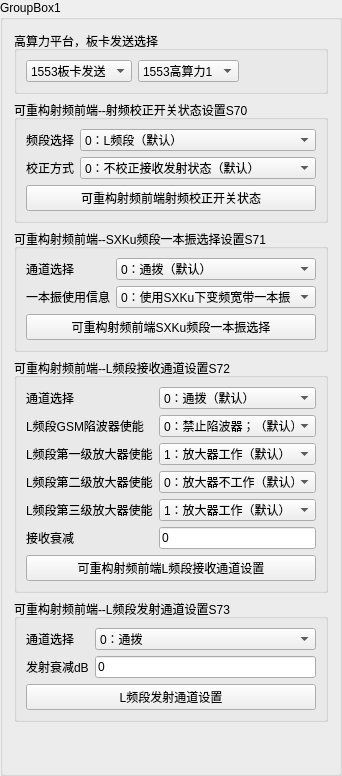
        <widget class="QGroupBox" name="groupBox_6">
         <property name="title">
          <string>GroupBox1</string>
         </property>
         <layout class="QVBoxLayout" name="verticalLayout_20">
          <item>
           <widget class="QGroupBox" name="groupBox_9">
            <property name="title">
             <string>高算力平台，板卡发送选择</string>
            </property>
            <layout class="QHBoxLayout" name="horizontalLayout_2">
             <item>
              <layout class="QHBoxLayout" name="horizontalLayout_3">
               <item>
                <widget class="QComboBox" name="comboBox_bkChoose">
                 <item>
                  <property name="text">
                   <string>1553板卡发送</string>
                  </property>
                 </item>
                 <item>
                  <property name="text">
                   <string>CAN板卡发送</string>
                  </property>
                 </item>
                </widget>
               </item>
               <item>
                <widget class="QComboBox" name="cB_gslChoose_spi">
                 <item>
                  <property name="text">
                   <string>1553高算力1</string>
                  </property>
                 </item>
                 <item>
                  <property name="text">
                   <string>1553高算力2</string>
                  </property>
                 </item>
                </widget>
               </item>
              </layout>
             </item>
             <item>
              <spacer name="horizontalSpacer">
               <property name="orientation">
                <enum>Qt::Horizontal</enum>
               </property>
               <property name="sizeHint" stdset="0">
                <size>
                 <width>40</width>
                 <height>20</height>
                </size>
               </property>
              </spacer>
             </item>
            </layout>
           </widget>
          </item>
          <item>
           <widget class="QGroupBox" name="groupBox_3">
            <property name="title">
             <string>可重构射频前端--射频校正开关状态设置S70</string>
            </property>
            <layout class="QVBoxLayout" name="verticalLayout_3">
             <item>
              <layout class="QFormLayout" name="formLayout_3">
               <item row="0" column="0">
                <widget class="QLabel" name="label_29">
                 <property name="text">
                  <string>频段选择</string>
                 </property>
                </widget>
               </item>
               <item row="1" column="0">
                <widget class="QLabel" name="label_30">
                 <property name="text">
                  <string>校正方式</string>
                 </property>
                </widget>
               </item>
               <item row="0" column="1">
                <widget class="QComboBox" name="comboBox_frequency">
                 <item>
                  <property name="text">
                   <string>0：L频段（默认）</string>
                  </property>
                 </item>
                 <item>
                  <property name="text">
                   <string>1：SXKu频段</string>
                  </property>
                 </item>
                </widget>
               </item>
               <item row="1" column="1">
                <widget class="QComboBox" name="comboBox_correction_mode">
                 <item>
                  <property name="text">
                   <string>0：不校正接收发射状态（默认）</string>
                  </property>
                 </item>
                 <item>
                  <property name="text">
                   <string>1：接收校正</string>
                  </property>
                 </item>
                 <item>
                  <property name="text">
                   <string>2：发射校正</string>
                  </property>
                 </item>
                 <item>
                  <property name="text">
                   <string>3：接收负载</string>
                  </property>
                 </item>
                 <item>
                  <property name="text">
                   <string>4：发射负载</string>
                  </property>
                 </item>
                 <item>
                  <property name="text">
                   <string>5：SXKu频段天线接收外校正</string>
                  </property>
                 </item>
                 <item>
                  <property name="text">
                   <string>6：SXKu频段天线发射外校正</string>
                  </property>
                 </item>
                </widget>
               </item>
               <item row="2" column="0" colspan="2">
                <widget class="QPushButton" name="pushButton">
                 <property name="text">
                  <string>可重构射频前端射频校正开关状态</string>
                 </property>
                </widget>
               </item>
              </layout>
             </item>
            </layout>
           </widget>
          </item>
          <item>
           <widget class="QGroupBox" name="groupBox_4">
            <property name="title">
             <string>可重构射频前端--SXKu频段一本振选择设置S71</string>
            </property>
            <layout class="QVBoxLayout" name="verticalLayout_4">
             <item>
              <layout class="QFormLayout" name="formLayout_4">
               <item row="0" column="0">
                <widget class="QLabel" name="label_31">
                 <property name="text">
                  <string>通道选择</string>
                 </property>
                </widget>
               </item>
               <item row="0" column="1">
                <widget class="QComboBox" name="comboBox_CHannel_xz">
                 <item>
                  <property name="text">
                   <string>0：通拨（默认）</string>
                  </property>
                 </item>
                 <item>
                  <property name="text">
                   <string>1：1与2通道</string>
                  </property>
                 </item>
                 <item>
                  <property name="text">
                   <string>2：3与4通道</string>
                  </property>
                 </item>
                 <item>
                  <property name="text">
                   <string>3：5与6通道</string>
                  </property>
                 </item>
                </widget>
               </item>
               <item row="1" column="0">
                <widget class="QLabel" name="label_32">
                 <property name="text">
                  <string>一本振使用信息</string>
                 </property>
                </widget>
               </item>
               <item row="1" column="1">
                <widget class="QComboBox" name="comboBox_one_use">
                 <item>
                  <property name="text">
                   <string>0：使用SXKu下变频宽带一本振</string>
                  </property>
                 </item>
                 <item>
                  <property name="text">
                   <string>1：使用SXKu上变频宽带一本振</string>
                  </property>
                 </item>
                 <item>
                  <property name="text">
                   <string>2: 使用SXKu高相噪一本振</string>
                  </property>
                 </item>
                </widget>
               </item>
               <item row="2" column="0" colspan="2">
                <widget class="QPushButton" name="pushButton_sxku_ankyloko">
                 <property name="text">
                  <string>可重构射频前端SXKu频段一本振选择</string>
                 </property>
                </widget>
               </item>
              </layout>
             </item>
            </layout>
           </widget>
          </item>
          <item>
           <widget class="QGroupBox" name="groupBox_5">
            <property name="title">
             <string>可重构射频前端--L频段接收通道设置S72</string>
            </property>
            <layout class="QVBoxLayout" name="verticalLayout_5">
             <item>
              <layout class="QFormLayout" name="formLayout_5">
               <item row="0" column="0">
                <widget class="QLabel" name="label_33">
                 <property name="text">
                  <string>通道选择</string>
                 </property>
                </widget>
               </item>
               <item row="0" column="1">
                <widget class="QComboBox" name="comboBox_L_ad_choose">
                 <property name="sizePolicy">
                  <sizepolicy hsizetype="Preferred" vsizetype="Fixed">
                   <horstretch>0</horstretch>
                   <verstretch>0</verstretch>
                  </sizepolicy>
                 </property>
                 <item>
                  <property name="text">
                   <string>0：通拨（默认）</string>
                  </property>
                 </item>
                 <item>
                  <property name="text">
                   <string>1：通道1</string>
                  </property>
                 </item>
                 <item>
                  <property name="text">
                   <string>2：通道2</string>
                  </property>
                 </item>
                 <item>
                  <property name="text">
                   <string>3：通道3</string>
                  </property>
                 </item>
                 <item>
                  <property name="text">
                   <string>4：通道4</string>
                  </property>
                 </item>
                 <item>
                  <property name="text">
                   <string>5：通道5</string>
                  </property>
                 </item>
                 <item>
                  <property name="text">
                   <string>6：通道6</string>
                  </property>
                 </item>
                </widget>
               </item>
               <item row="1" column="0">
                <widget class="QLabel" name="label_34">
                 <property name="text">
                  <string>L频段GSM陷波器使能</string>
                 </property>
                </widget>
               </item>
               <item row="1" column="1">
                <widget class="QComboBox" name="comboBox_L_GSmEnable">
                 <property name="sizePolicy">
                  <sizepolicy hsizetype="Preferred" vsizetype="Fixed">
                   <horstretch>0</horstretch>
                   <verstretch>0</verstretch>
                  </sizepolicy>
                 </property>
                 <item>
                  <property name="text">
                   <string>0：禁止陷波器；（默认）</string>
                  </property>
                 </item>
                 <item>
                  <property name="text">
                   <string>1：选通陷波器</string>
                  </property>
                 </item>
                </widget>
               </item>
               <item row="2" column="0">
                <widget class="QLabel" name="label_35">
                 <property name="text">
                  <string>L频段第一级放大器使能</string>
                 </property>
                </widget>
               </item>
               <item row="2" column="1">
                <widget class="QComboBox" name="comboBox_L_oneEnable">
                 <property name="sizePolicy">
                  <sizepolicy hsizetype="Preferred" vsizetype="Fixed">
                   <horstretch>0</horstretch>
                   <verstretch>0</verstretch>
                  </sizepolicy>
                 </property>
                 <property name="currentIndex">
                  <number>1</number>
                 </property>
                 <item>
                  <property name="text">
                   <string>0：放大器不工作</string>
                  </property>
                 </item>
                 <item>
                  <property name="text">
                   <string>1：放大器工作（默认）</string>
                  </property>
                 </item>
                </widget>
               </item>
               <item row="3" column="0">
                <widget class="QLabel" name="label_36">
                 <property name="text">
                  <string>L频段第二级放大器使能</string>
                 </property>
                </widget>
               </item>
               <item row="3" column="1">
                <widget class="QComboBox" name="comboBox_L_twoEnable">
                 <property name="sizePolicy">
                  <sizepolicy hsizetype="Preferred" vsizetype="Fixed">
                   <horstretch>0</horstretch>
                   <verstretch>0</verstretch>
                  </sizepolicy>
                 </property>
                 <property name="currentIndex">
                  <number>0</number>
                 </property>
                 <item>
                  <property name="text">
                   <string>0：放大器不工作（默认）</string>
                  </property>
                 </item>
                 <item>
                  <property name="text">
                   <string>1：放大器工作</string>
                  </property>
                 </item>
                </widget>
               </item>
               <item row="4" column="0">
                <widget class="QLabel" name="label_37">
                 <property name="text">
                  <string>L频段第三级放大器使能</string>
                 </property>
                </widget>
               </item>
               <item row="4" column="1">
                <widget class="QComboBox" name="comboBox_L_threeEnable">
                 <property name="sizePolicy">
                  <sizepolicy hsizetype="Preferred" vsizetype="Fixed">
                   <horstretch>0</horstretch>
                   <verstretch>0</verstretch>
                  </sizepolicy>
                 </property>
                 <property name="currentIndex">
                  <number>1</number>
                 </property>
                 <item>
                  <property name="text">
                   <string>0：放大器不工作</string>
                  </property>
                 </item>
                 <item>
                  <property name="text">
                   <string>1：放大器工作（默认）</string>
                  </property>
                 </item>
                </widget>
               </item>
               <item row="5" column="0">
                <widget class="QLabel" name="label_38">
                 <property name="text">
                  <string>接收衰减</string>
                 </property>
                </widget>
               </item>
               <item row="5" column="1">
                <widget class="QLineEdit" name="lineEdit_L_recv_down">
                 <property name="sizePolicy">
                  <sizepolicy hsizetype="Preferred" vsizetype="Fixed">
                   <horstretch>0</horstretch>
                   <verstretch>0</verstretch>
                  </sizepolicy>
                 </property>
                 <property name="text">
                  <string>0</string>
                 </property>
                </widget>
               </item>
               <item row="6" column="0" colspan="2">
                <widget class="QPushButton" name="pushButton_Str_L_recvSet">
                 <property name="text">
                  <string>可重构射频前端L频段接收通道设置</string>
                 </property>
                </widget>
               </item>
              </layout>
             </item>
            </layout>
           </widget>
          </item>
          <item>
           <widget class="QGroupBox" name="groupBox_13">
            <property name="title">
             <string>可重构射频前端--L频段发射通道设置S73</string>
            </property>
            <layout class="QVBoxLayout" name="verticalLayout_12">
             <item>
              <layout class="QFormLayout" name="formLayout_9">
               <item row="0" column="0">
                <widget class="QLabel" name="label_60">
                 <property name="text">
                  <string>通道选择</string>
                 </property>
                </widget>
               </item>
               <item row="0" column="1">
                <widget class="QComboBox" name="comboBox_Lsendad">
                 <property name="sizePolicy">
                  <sizepolicy hsizetype="Preferred" vsizetype="Fixed">
                   <horstretch>0</horstretch>
                   <verstretch>0</verstretch>
                  </sizepolicy>
                 </property>
                 <item>
                  <property name="text">
                   <string>0：通拨</string>
                  </property>
                 </item>
                </widget>
               </item>
               <item row="1" column="0">
                <widget class="QLabel" name="label_61">
                 <property name="text">
                  <string>发射衰减dB</string>
                 </property>
                </widget>
               </item>
               <item row="1" column="1">
                <widget class="QLineEdit" name="lineEdit_Lsenddown">
                 <property name="sizePolicy">
                  <sizepolicy hsizetype="Preferred" vsizetype="Fixed">
                   <horstretch>0</horstretch>
                   <verstretch>0</verstretch>
                  </sizepolicy>
                 </property>
                 <property name="text">
                  <string>0</string>
                 </property>
                </widget>
               </item>
              </layout>
             </item>
             <item>
              <widget class="QPushButton" name="pushButton_Lpd_SendSet">
               <property name="text">
                <string>L频段发射通道设置</string>
               </property>
              </widget>
             </item>
            </layout>
           </widget>
          </item>
          <item>
           <spacer name="verticalSpacer">
            <property name="orientation">
             <enum>Qt::Vertical</enum>
            </property>
            <property name="sizeHint" stdset="0">
             <size>
              <width>20</width>
              <height>40</height>
             </size>
            </property>
           </spacer>
          </item>
         </layout>
        </widget>
